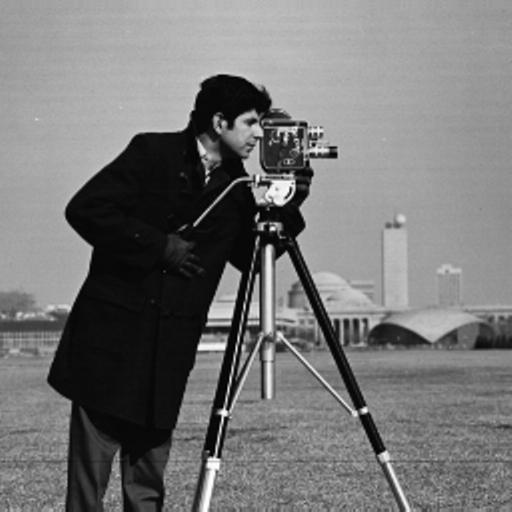
#> input picture TP1-Image Information/camera.jpg, 512 x 512 px
$ jupyter execute --allow-errors TP1_Image_Information.ipynb   (shell and % lines are left out)   (older library calls are emulated)
#> lines starting #> are read from the running program, lines starting #| are printed output that depends on the picture; after the words box and inside, x2 and y2 are one past the last pixel; in counts of white or black regions, pixels touching at a corner belong together; long printed decimals are rounded
# Image Information

The main objectives of this module are:

* Manipulate an image with Python, scikit-image and numpy.
* Process images at the pixel level.
* Compute and understand image histograms.
* Understand lossless compression & reconstruction.
* Understand the co-occurrence matrix.
* Use different colour representations.

## 1. Read & write an image

In this exercise, we will simply open an image file, display it, and save a copy.

**Use the [scikit-image io](https://scikit-image.org/docs/dev/api/skimage.io.html) module to open, show & save a copy of the "camera.jpg"**

*Note: we use the **%matplotlib inline** command to display the image in the notebook. It would not be necessary if you execute the code in the terminal or in a standard IDE like PyCharm.*

[cell 1]
from skimage.io import imread, imsave, imshow
testimg1= imread('camera.jpg')
#> testimg1 is the input picture: shape (512, 512); min 0, max 255, mean 118.3
imshow(testimg1)
imsave('cacamera.jpg', testimg1)

**Try the same with "view.jpg"**

[cell 2]
from skimage.io import imread, imsave, imshow
test= imread('view.jpg')
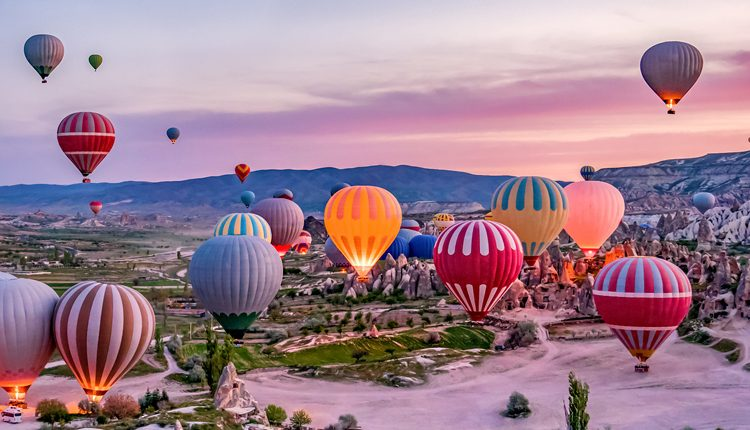
#> input picture TP1-Image Information/view.jpg, 750 x 430 px
#> test is the input picture: shape (430, 750, 3); mean R, G, B 159.1, 128.5, 143.7
imshow(test)
imsave('view(copy).jpg', test)

When you open an image with scikit-image, it is stored as a Numpy [ndarray](https://numpy.org/doc/stable/reference/generated/numpy.ndarray.html) object. Numpy arrays are objects which can be easily manipulated for numerical computations.

**Using *ndarray* methods & attributes, answer the following questions about the "camera" and "view" images:**

1. What is the shape of the image? (width & height)
1. What is the minimum pixel value? What is the maximum pixel value?
1. What is the data type for each pixel?

[cell 3]
import numpy as np

print("Image shape: ", testimg1.shape)
#| Image shape:  (512, 512)
print("Min/Max:", np.min(testimg1), np.max(testimg1)) #we could also use: im.min(), im.max()
#| Min/Max: 0 255
print("Type: ", testimg1.dtype)
#| Type:  uint8

print("Image shape: ", test.shape)
#| Image shape:  (430, 750, 3)
print("Min/Max:", np.min(test), np.max(test)) #we could also use: im.min(), im.max()
#| Min/Max: 0 255
print("Type: ", test.dtype)
#| Type:  uint8

Note the difference in image shape between a camera.jpg and an view.jpg. The shape of the ndarray show the layers of the matrix. The first two numbers are length and width, and the third number (i.e. 3 in view.jpg) is for three layers: Red, Green, Blue. So, camera.jpg has only one channel making it a greyscale image and view.jpg an RGB image.

The data type of pixel value is the same for both the images - uint8 which means that the value of each pixel is an 8-bit unsigned integer and the value cannot be outside of the 0 to 255 range.
For a grey scale image 0 corresponds to black pixel value and 255 to white pixel value and the numbers in between have correspond to varying shades of grey.
The red, green and blue use 8 bits each, which have integer values from 0 to 255. This makes 256x256x256=16777216 possible colors.

The actual information that is stored in an image is the "value" of each pixel. With the above information, try to show the pixel values at different spots in the images, for example the camera's coat, sky in both the images, and the hot air balloon from view.jpg.
Also try to show only a 100x100 pixels window taken at the center of the image, head of the cameraman and a single hot air balloon.

[cell 4]
import matplotlib.pyplot as plt
# Function to extract a 100x100 window from the center of an image
def extract_center_window(image):
    center_x, center_y = image.shape[1] // 2, image.shape[0] // 2
    half_window = 50
    return image[center_y - half_window:center_y + half_window, center_x - half_window:center_x + half_window]
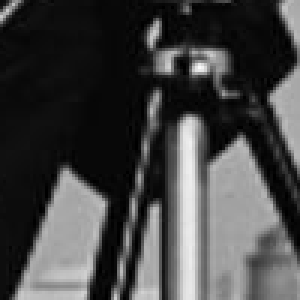
#> returned value: shape (100, 100) (shown 3 times larger); min 0, max 251, mean 67.8

# Extract and display the 100x100 window from the center of the images
center_window_camera = extract_center_window(testimg1)
center_window_view = extract_center_window(test)
#> in extract_center_window (call 2), `return image[center_y - half_window:center_y + half_window, center_x -..`:
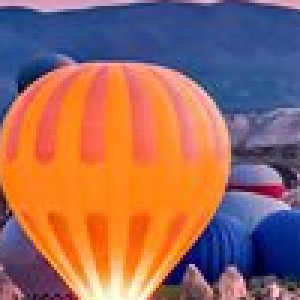
#> returned value: shape (100, 100, 3) (shown 3 times larger); mean of channels 0, 1, 2 155.4, 104.7, 96.3; drawn as R, G, B

plt.figure(figsize=(10, 5))

plt.subplot(1, 2, 1)
plt.imshow(center_window_camera, cmap='gray')
plt.title("Center 100x100 Window - Cameraman")
plt.axis('off')

plt.subplot(1, 2, 2)
plt.imshow(center_window_view)
plt.title("Center 100x100 Window - View")
plt.axis('off')

plt.show()

[cell 5]
## -- Your code here -- ##

[cell 6]
## -- Your code here -- ##

[cell 7]
## -- Your code here -- ##

**Need more help? You can check the following videos:**

* [Image I/O](https://www.youtube.com/watch?v=rgJmji4rTpw&list=PLI3XOM9BWLSW6vTPxc9ZfSABS31o7HMub&index=1)
* [Image data type & color channels](https://www.youtube.com/watch?v=rIO1EJ--yeg&list=PLI3XOM9BWLSW6vTPxc9ZfSABS31o7HMub&index=2)

## 2. Image histograms

### Compute and plot the histogram and the normalized histogram

 Computer image analysis is about finding ways to use that "raw" information in order to extract "processed" information : what is in the image?

Image histograms are one of the simplest ways of looking at the information contained in an image. An image histogram is made by simply counting the number of pixels that have a given value. The length of the histogram will therefore correspond to the number of possible values in an image (in this case, 256).

You can use the [pyplot module](https://matplotlib.org/api/pyplot_api.html) from matplotlib to display plots & histograms.

First, lets have a look at the images as arrays:

[cell 8]
from matplotlib import pyplot as plt
print('Greyscale Image (cameraman.jpg)')
print(testimg1)
#> (printed output is left out)
print(testimg1.shape)
#| (512, 512)

print('RGB Image (view.jpg)')
print(test)
#> (printed output is left out)
print(test.shape)
#| (430, 750, 3)

As we can see, camera.jpg is a 2D array with the grayscale values of each pixel, whereas view.jpg is a 3D array with red, blue and green values ranging from 0 to 255.
We can use the pyplot module from matplotlib to display the image with more options on the plot:

[cell 9]
from matplotlib import pyplot as plt

plt.figure()
plt.imshow(testimg1)
plt.title("Cameraman")
plt.show()


plt.figure()
plt.imshow(test)
plt.title("View")
plt.show()

The camera man image is not true to its original colours, why does it look like that?

When you give a grayscale image to matplotlib, it uses a default colormap that is not necessarily "grayscale" to display the information. We can force it to display the image correctly by using the cmap parameter. We can also increase the size of the figure, hide the axis, and make sure that the scale is correct for the values (0 = black, 255 = white), as by default matplotlib uses the lowest value in the image as black and the highest as white.

[cell 10]
plt.figure(figsize=(10,10))
plt.imshow(testimg1, cmap=plt.cm.gray, vmin=0, vmax=255)
plt.title("Cameraman")
plt.axis('off')
plt.show()

### **Plotting the histogram**

Now there are different ways to get the histogram for the greyscale and RGB images.

First let's work with the greyscale image (camera.jpg).

We can use the histogram function from numpy, but let's first try to code it ourselves.
We need to :
1. Create a 256-length vector filled with 0s to initialize the histogram
2. For each value between 0 and 255, count how many pixels in the image have that value and put it in the histogram

[cell 11]
h = [0 for v in range(256)]
print(h, len(h))

Can you use the histogram to answer the following questions ? (you don't need to code anything here)

1. What is the average gray value of the cameraman ?
1. What is the average gray value of the sky ?
1. Is there more 'cameraman' pixels than 'sky' pixels ?

[cell 12]
for i in range(testimg1.shape[0]):
    for j in range(testimg1.shape[1]):
        h[testimg1[i][j]] += 1
print(h)
#> (printed output is left out)

This line is a bit more complex, but it shows how powerful numpy can be for arrays operations. (im==v) does an element-wise comparison between the array im and the scalar v (the value we are looking at). It will create a new array of the same size as im, and fill it with True (1) wherever the pixel value of im was equal to v and with False (0) everywhere else.

Then, the sum function will sum all values of this new array. This counts the number of pixels with that particular value.

[cell 13]
# Compute the histogram #

print("Computed histogram")
print(h)
#> (printed output is left out)

# Let's see what it looks like using the plot function
plt.figure(figsize=(15,5))
plt.bar(range(256),h)
plt.xlabel('Gray level')
plt.ylabel('Number of pixels')
plt.show()

Very often, instead of using this raw histogram, we will use the **"normalized histogram"**, which looks exactly the same except that we want the sum of all values to be equal to 1 (the histogram will therefore become like a probability distribution that a pixel in the image has a given value).

[cell 14]
norm_hist = np.array(h) / np.sum(h)
plt.figure(figsize=(15,5))
plt.plot(norm_hist)
plt.xlabel('Gray level')
plt.ylabel('% of pixels')
plt.show()
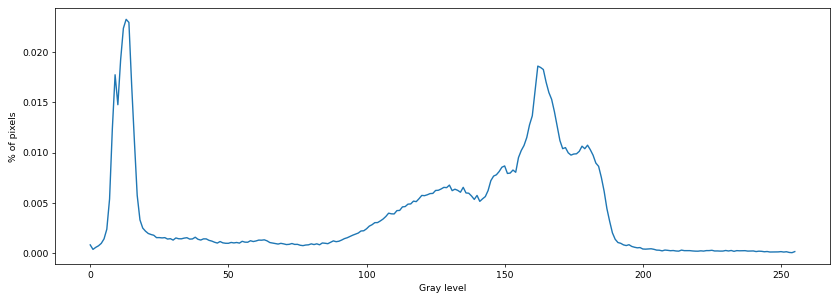
#> figure drawn by matplotlib, 1 panel; curve peaks at x = 13, y = 0.0233

We can also use the histogram method from numpy, but make sure to check the documentation on how to use it properly. Numpy's histogram method expects a flat vector, not a 2D image. Also, the "bins" of the histogram have to be specified, and the way they work is not necessarily intuitive: the numpy method is generalized so that it can work on float data and not just on integers, so the bins are defined by intervals rather than the discrete sampling that we've done above. There are multiple options for defining the intervals:

If you pass an integer to the "bins" parameter, numpy will divide the image range in that number of equally spaced bins. Note that if you do that on an image that doesn't start at 0 or end at 255 (for instance, and over- or under-exposed image), it will not give you the "correct" intervals:

[cell 15]
im2 = testimg1.copy()
im2 = np.maximum(im2, 10) # set all pixels with value < 10 to 10.
hist_np, bins = np.histogram(im2.flatten(), bins=256)
#> hist_np = 256 values, max 15028 at index 0, min 0 at index 23, mean 1024; bins = 257 values from 10 to 255
print(bins[:5])
#| [10.         10.957 11.914  12.871 13.828  ]

Alternatively, you can define the intervals yourself using a range, but here you should be aware of the (sometimes unexpected) behaviour of the method. If you have a range [0, 1, 2, 3], the histogram will contain 3 bins: [0, 1], [1, 2], and [2, 3], with the last bin including the last item in the range. In that case, if we have an integer image, the last bin would contain both the im==2 and the im==3 pixels! We can see this behaviour in action if we try to use a range (256):

[cell 16]
hist_np, bins = np.histogram(im2.flatten(), bins=range(256))
#> hist_np = 255 values, max 15028 at index 10, min 0 at index 0, mean 1028; bins = 256 values from 0 to 255
print(bins)
#| [  0   1   2   3   4   5   6   7   8   9  10  11  12  13  14  15  16  17
#|   18  19  20  21  22  23  24  25  26  27  28  29  30  31  32  33  34  35
#|   36  37  38  39  40  41  42  43  44  45  46  47  48  49  50  51  52  53
#|   54  55  56  57  58  59  60  61  62  63  64  65  66  67  68  69  70  71
#|   72  73  74  75  76  77  78  79  80  81  82  83  84  85  86  87  88  89
#|   90  91  92  93  94  95  96  97  98  99 100 101 102 103 104 105 106 107
#> (further printed lines are left out)
print(hist_np)
#| [    0     0     0     0     0     0     0     0     0     0 15028  5044
#|   5873  6107  6026  4381  2902  1504   861   648   566   506   479   459
#|    397   398   390   397   360   370   333   389   368   366   385   395
#|    359   363   408   354   334   365   364   326   307   277   255   295
#|    261   250   249   271   259   270   254   301   279   277   316   295
#|    310   333   330   340   313   269   255   241   229   248   234   216
#> (further printed lines are left out)
print(hist_np.shape)

We can see that the histogram is a length-255 vector instead of 256, and if we compare to the one we computed manually, the last two bins have been put together. So if we want to reproduce the histogram we had before, we need to use a range(257), so that the last bin contains the interval [255, 256], correctly matching the im==255 bin !

[cell 17]
hist_np, bins = np.histogram(im2.flatten(), bins=range(257))
#> hist_np = 256 values, max 15028 at index 10, min 0 at index 0, mean 1024; bins = 257 values from 0 to 256
print(bins)
print(hist_np)
print(hist_np.shape)

### **Now what can we do with this information?**

We can see that there are two great "peaks" : at around 15 (which would be almost black), and at around 160 (which is light gray). It seems like a reasonable guess to say that those values are mostly the cameraman's black coat, and the sky, which are both very homogeneous regions with a lot of pixels of the same color.

To check that, we could try to quickly segment the image using this information. Let's look at the image of all pixels between 10 and 20, and all pixels between 155 and 165:

[cell 18]
dark_image = (im2<=20)*(im2>=10)
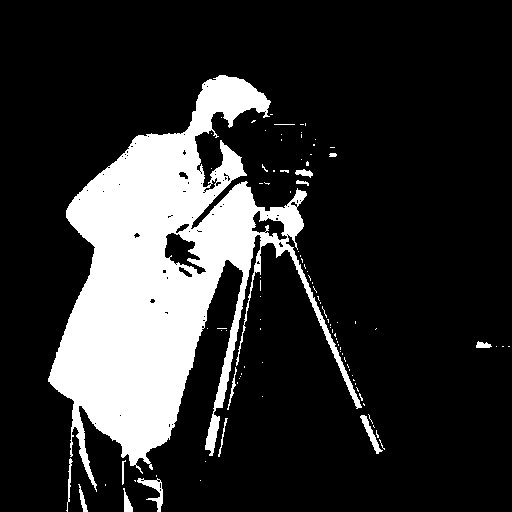
#> dark_image: shape (512, 512) bool; 18.7% white; 100 white regions (86 under 20 px), largest, box (x1, y1, x2, y2) and area: (48, 75, 362, 492) 47288, (137, 478, 163, 512) 290, (360, 415, 383, 454) 235
light_image = (im2<=165)*(im2>=155)
#> light_image: shape (512, 512) bool; 15.7% white; 1207 white regions (1177 under 20 px), largest, box (x1, y1, x2, y2) and area: (310, 0, 512, 311) 21935, (0, 0, 92, 314) 13956, (276, 261, 299, 304) 420

plt.figure()
plt.subplot(1,2,1) # Subplots can show multiple images on the same figure.
plt.imshow(dark_image, cmap=plt.cm.gray)
plt.title('Cameraman?')
plt.subplot(1,2,2)
plt.imshow(light_image, cmap=plt.cm.gray)
plt.title('Sky?')
plt.show()

That's not too bad, but clearly we don't have all of the sky. We can in fact see in our histogram that the peak is wider for the sky than for the cameraman. Let's try to find better values:

[cell 19]
dark_image = (im2<=20)*(im2>=10)
light_image = (im2<=200)*(im2>=145)
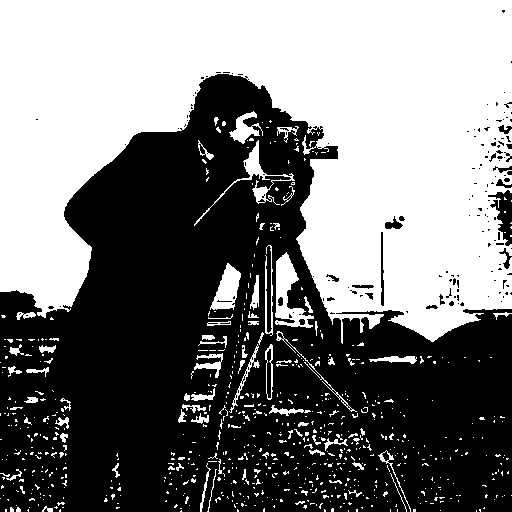
#> light_image: shape (512, 512) bool; 47.8% white; 715 white regions (635 under 20 px), largest, box (x1, y1, x2, y2) and area: (0, 0, 512, 344) 113750, (275, 252, 314, 328) 1255, (194, 140, 295, 226) 820

plt.figure()
plt.subplot(1,2,1) # Subplots can show multiple images on the same figure.
plt.imshow(dark_image, cmap=plt.cm.gray)
plt.title('Cameraman?')
plt.subplot(1,2,2)
plt.imshow(light_image, cmap=plt.cm.gray)
plt.title('Sky?')
plt.show()

That's far from perfect but it's good enough for now. But with this, try to answer these questions :

The average gray value of the cameraman is around 15.
The average gray value of the sky is around 165.

The peak of the cameraman is higher than the peak of the sky, but the peak of the sky is wider. To know if there is more in one or the other, we have to compute the sum of those regions of the histogram.

[cell 20]
#Calculate the number of pixels
pixels_in_cameraman = np.sum(dark_image)
#> pixels_in_cameraman = 48940
pixels_in_sky = np.sum(light_image)
#> pixels_in_sky = 125200
print("Number of pixels in cameraman: ", pixels_in_cameraman)
print("Number of pixels in sky: ", pixels_in_sky)

This seems to indicate that there are more pixels in the sky.

### **Plotting the cummulative histogram**

Cumulative histogram is a mapping that counts the cumulative number of pixel intensity values in all ofthe bins up to the current bin.
The cumulative histogram of a histogram is defined as :

$Ci = \sum_{j=0}^i h_j$

The cumulative histogram is useful for some imageoperations that use histograms: such as Image histogram equalisation

Compute and plot the **cumulated histogram**.

[cell 21]
# Initialize cumulative histogram
## -- Your code here -- ##
cumulative_hist = np.zeros(256)
cumulative_hist[0] = h[0]
norm_hist = h / np.sum(h)
for i in range(256):
    cumulative_hist[i] = cumulative_hist[i-1] + norm_hist[i]
#print(cumulative_hist)

plt.figure(figsize=(15,5))
plt.bar(range(256),cumulative_hist)
plt.xlabel('Gray level')
plt.ylabel('Number of pixels')
plt.show()
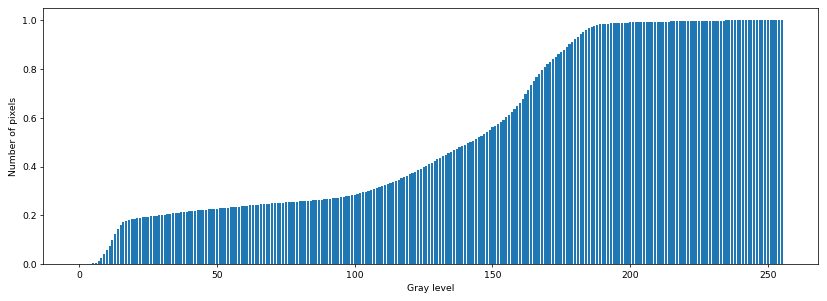
#> figure drawn by matplotlib, 1 panel; tallest bar 1 high, from x = 254.6 to 255.4

**Need more help? You can check the following videos:**

* [Computing a greyscale histogram](https://www.youtube.com/watch?v=g6hkHQbwB0I&list=PLI3XOM9BWLSW6vTPxc9ZfSABS31o7HMub&index=3)
* [Numpy arrays: operations, indexing, masking](https://www.youtube.com/watch?v=rPNTkrM2dZw&list=PLI3XOM9BWLSW6vTPxc9ZfSABS31o7HMub&index=4&t=253s)
* [Normalized and cumulative histograms](https://www.youtube.com/watch?v=uCgu0-KZt1o&list=PLI3XOM9BWLSW6vTPxc9ZfSABS31o7HMub&index=5)

### Histogram Analysis of RGB image

Let's start by having a look at the immunohistochemistry image.

[cell 22]
from skimage.data import immunohistochemistry

im = immunohistochemistry()
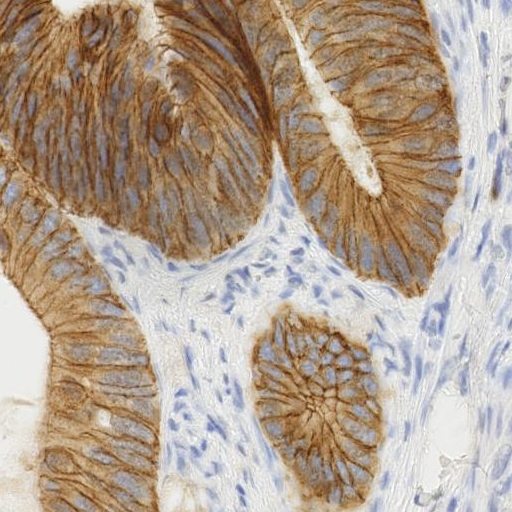
#> input picture skimage.data.immunohistochemistry(), 512 x 512 px
#> im is the input picture: shape (512, 512, 3); mean R, G, B 177.3, 159.8, 144
print(im.shape)
print(im.min(),im.max())

plt.figure()
plt.imshow(im)
plt.show()

As seen with the view.jpg image, the immunohistochemistry image also has dimensions of 512x512 pixels, with 3 8-bits channels (values between 0 and 255).

We want to isolate the "brown cells" in the RGB and HSV space. To see what we are dealing with, it would be interesting to first have a look at the histograms for the different channels. Let's start in RGB.

[cell 23]
# Separate the RGB channel of the the image #
## -- Your code here -- ##
red = im[:,:,0]
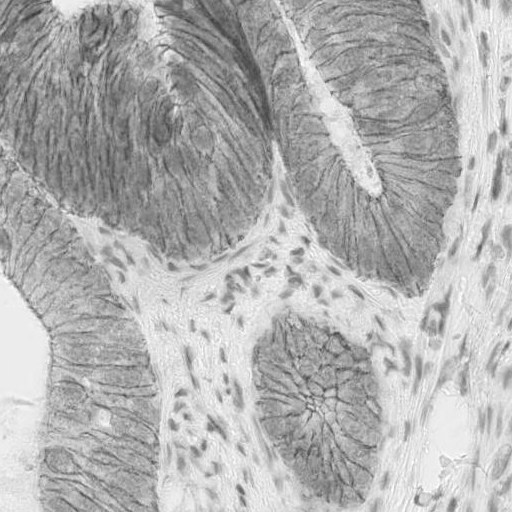
#> red: shape (512, 512); min 57, max 255, mean 177.3
green = im[:,:,1]
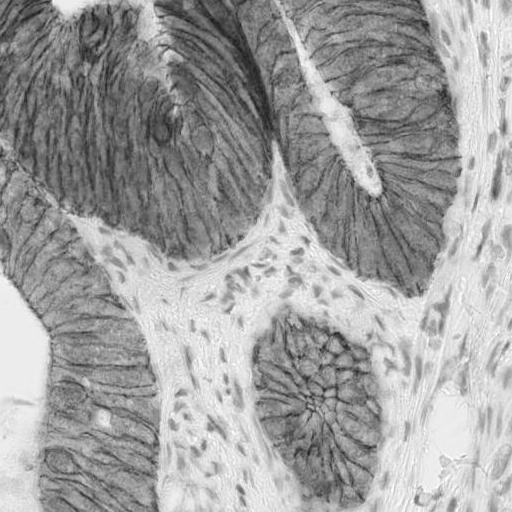
#> green: shape (512, 512); min 24, max 255, mean 159.8
blue = im[:,:,2]

hist_red,bins_red = np.histogram(red.flatten(),range(256))
#> hist_red = 255 values, max 4503 at index 236, min 0 at index 0, mean 1028; bins_red = 256 values from 0 to 255
#> (the rest of the program and of its run is left out)
